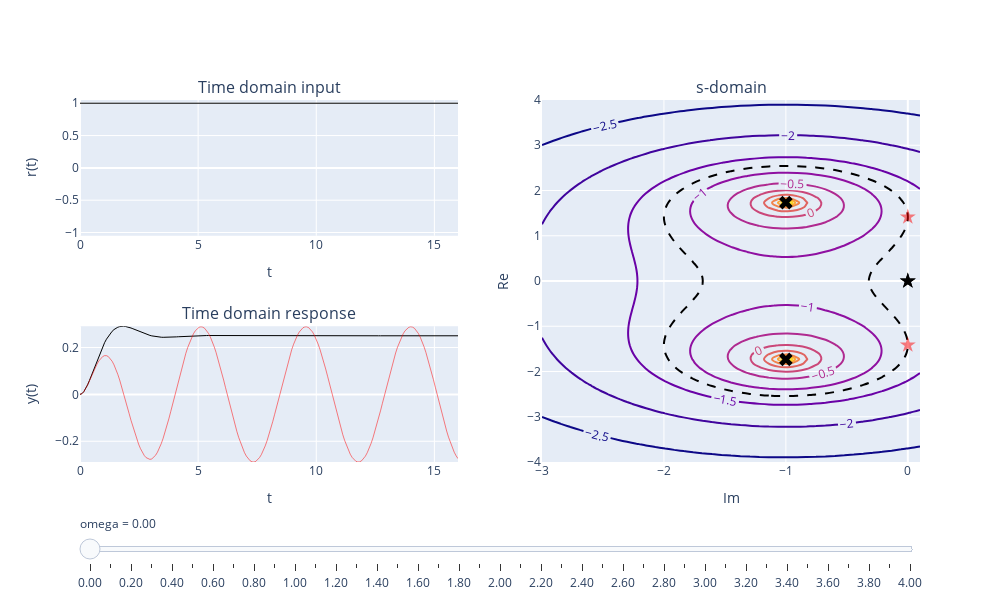

The notebook cell saved with this chart:
### Code cell
import plotly.graph_objects as go
from plotly.subplots import make_subplots
import numpy as np
from scipy import integrate as spi
from scipy import optimize as spo

decay = -np.abs(decay)

# Generate data
def genA(ab):
    a, b = ab
    A = np.array([[0., 1.], [-b, -a]])
    return A

def genR(k):
    return lambda t, _k=k: np.exp(_k[0]*t) * np.cos(_k[1]*t)

def dyn(t, z, ab, inp):
    A = genA(ab)
    f = np.array([0., inp(t)])
    dz = A.dot(z) + f
    return dz

def gain(S, ab):
    a, b = ab
    G = -np.log(np.abs(S**2 + a*S + b))
    return G

# ODE parameters
a  = 2*zt*w0
b  = w0**2
if zt > 1:
    m, n = -zt*w0, np.sqrt(zt**2-1)*w0
    l1, l2 = m+n, m-n
else:
    re, im = -zt*w0, np.sqrt(1-zt**2)*w0
    l1, l2 = re+1j*im, re-1j*im

# Simulation setup
tf = 16.0
Nt = 201
Ns = 41
ts = np.linspace(0, tf, Nt)
ab = (a, b)
y0 = [0.0, 0.0]

# Max gain location
sol = spo.minimize_scalar(lambda w: -gain(decay+1j*w, ab), bracket=[-4, 4])
wp = np.abs(sol.x)
Nr = gain(np.array(decay+1j*wp), ab)

# t-domain results
inp = []
res = []
ss = np.linspace(0., 4, Ns)
for _s in ss:
    rt  = genR([decay, _s])
    sol = spi.solve_ivp(dyn, [0,tf], y0, t_eval=ts, args=(ab, rt))
    inp.append(rt(ts))
    res.append(sol.y[0])

sol = spi.solve_ivp(dyn, [0,tf], y0, t_eval=ts, args=(ab, genR([decay, wp])))
ref = sol.y[0]

fig = make_subplots(rows=2, cols=2,
                    specs=[[{'rowspan': 1, 'colspan': 1}, {'rowspan': 2, 'colspan': 1}],
                           [{'rowspan': 1, 'colspan': 1}, None]],
                    horizontal_spacing=0.1,
                    subplot_titles=("Time domain input", "s-domain", "Time domain response"))

# s-domain results
N = 41
x = np.linspace(-3, 0.1, N)
y = np.linspace(-4, 4, 2*N)
X, Y = np.meshgrid(x, y)
S = X+1j*Y
N = gain(S, ab)

# Variable plots
## t-domain
for _i in range(Ns):
    fig.add_trace(go.Scatter(
        visible=False, mode='lines', showlegend=False,
        line=dict(color="black", width=1),
        x=ts, y=inp[_i]),
        row=1, col=1)
for _i in range(Ns):
    fig.add_trace(go.Scatter(
        visible=False, mode='lines', showlegend=False,
        line=dict(color="black", width=1),
        x=ts, y=res[_i]),
        row=2, col=1)

## s-domain
for _i in range(Ns):
    fig.add_trace(go.Scatter(
        visible=False, mode='markers', showlegend=False,
        marker=dict(color="black", symbol="star", size=12),
        x=[decay,decay], y=[-ss[_i],ss[_i]]),
        row=1, col=2)

# Fixed plots
fig.add_trace(go.Scatter(
    visible=True, mode='markers', showlegend=False,
    marker=dict(color="black", symbol="x", size=12),
    x=[l1.real,l2.real], y=[l1.imag,l2.imag]),
    row=1, col=2)

# Extra plots
if extra:
    ## t-domain
    fig.add_trace(go.Scatter(
        visible=True, mode='lines', showlegend=False,
        line=dict(color="rgba(255,0,0,0.5)", width=1),
        x=ts, y=ref),
        row=2, col=1)

    ## s-domain
    fig.add_trace(go.Contour(
        x=x, y=y, z=N, ncontours=16, showscale=False,
        contours_coloring='lines', contours_showlabels=True, line_width=2),
        row=1, col=2)
    fig.add_trace(go.Contour(
        x=x, y=y, z=N, ncontours=10, showscale=False,
        colorscale=[[0, 'rgb(0,0,0)'], [1, 'rgb(0,0,0)']],
        line=dict(width=2, dash="dash"),
        contours=dict(coloring='lines', start=Nr, end=Nr)),
        row=1, col=2)
    fig.add_trace(go.Scatter(
        visible=True, mode='markers', showlegend=False,
        marker=dict(color="rgba(255,0,0,0.5)", symbol="star", size=12),
        x=[decay,decay], y=[-wp,wp]),
        row=1, col=2)

## Initial visibility
fig.data[0].visible = True
fig.data[Ns].visible = True
fig.data[2*Ns].visible = True

# Create and add slider
steps = []
for _i in range(Ns):
    mask = [False] * (Ns*3)
    mask[_i] = True
    mask[_i+Ns] = True
    mask[_i+2*Ns] = True
    mask += [True]
    if extra:
        mask += [True]*4
    step = dict(
        method="update",
        args=[{"visible": mask}],
        label=f"{ss[_i]:3.2f}"
    )
    steps.append(step)

sliders = [dict(
    active=0,
    currentvalue={"prefix": "omega = "},
    pad={"t": 50},
    steps=steps
)]

fig.update_xaxes(title_text='t', row=1, col=1)
fig.update_yaxes(title_text='r(t)', range=[-1.05,1.05], row=1, col=1)
fig.update_xaxes(title_text='t', row=2, col=1)
fig.update_yaxes(title_text='y(t)', range=[np.min(res), np.max(res)], row=2, col=1)
fig.update_xaxes(title_text='Im', range=[-3,0.1], row=1, col=2)
fig.update_yaxes(title_text='Re', range=[-4,4], row=1, col=2)

fig.update_layout(
    sliders=sliders,
    autosize=False,
    width=1000,
    height=600)

fig.show()
